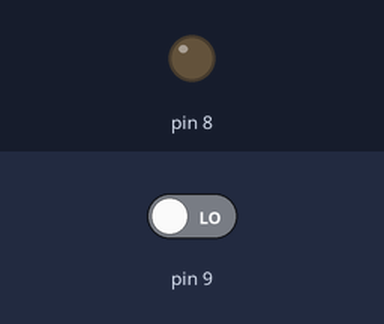
A sketch run on a simulated Arduino Uno, built with avr-gcc and run on an emulated ATmega328P. Shown: output pins drawn as LEDs (lit = HIGH). Inputs (shaded band) come from the test bench; at power-on: pin 9 LOW.

Above: at 1.2 s.
1.3 s: pin 9 driven HIGH
At 2.2 s:
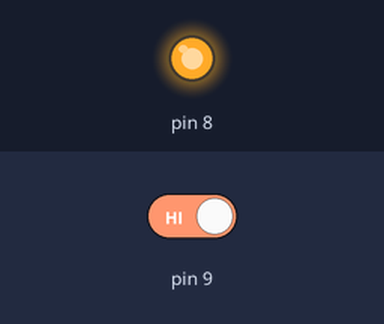
Timing chart, 0 to 4.3 s (numbered marks = the images above; inputs shaded):
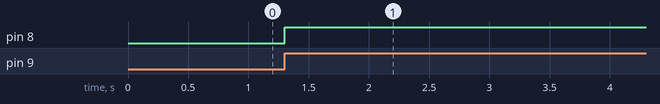

The sketch:

OPDRACHT_8C_DEEL2.ino
```cpp
int status[] = {LOW, HIGH};
int signalState = LOW;
int signal2State = LOW;


void setup() {
  // put your setup code here, to run once:
  pinMode(9, INPUT);

  pinMode(8, OUTPUT);
}

void loop() {

  if(signal2State) signal2State = digitalRead(9);
  if(digitalRead(9) != signal2State) {
    signalState = (signalState == LOW) ? HIGH : LOW;
    digitalWrite(8, signalState);
    signal2State = HIGH;
  }
}
```

Measured:
- after the input at 1.3 s, pin 8: LOW → HIGH at once
